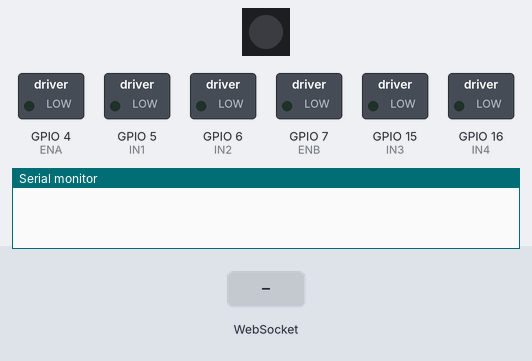
Recording of a sketch running on a simulated ESP32-S3. On the bench: 1 RGB LEDs in strip order, left to right, switched loads named in the sketch (green lamp = pin HIGH), the last lines printed to the serial monitor. The test bench sets the inputs (shaded band). Dim RGB values are drawn brighter than linear.

Above: at 0.0 s.
At 2.25 s:
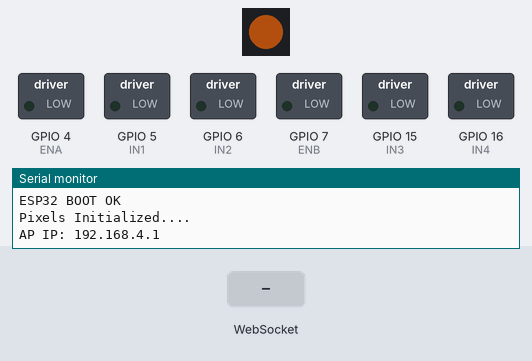
2.3 s: WebSocket text "#" received
5.3 s: WebSocket text "I" received
8.3 s: WebSocket text "1" received
Timing chart, 0 to 11.6 s (numbered marks = the images above; inputs shaded):
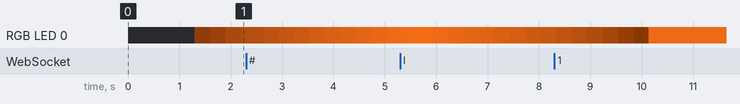

The sketch:

esp32-s3-wifi-car.ino
```cpp
#include <WiFi.h>
#include <AsyncTCP.h>
#include <ESPAsyncWebServer.h>
#include <Adafruit_NeoPixel.h>

/* ================= Motor Pins ================= */
#define ENA 4
#define IN1 5
#define IN2 6

#define ENB 7
#define IN3 15
#define IN4 16

int speedVal = 220;

/* ================= NeoPixel Config ================= */
#define NEOPIXEL_PIN 48
#define NUMPIXELS 1

Adafruit_NeoPixel pixels(NUMPIXELS, NEOPIXEL_PIN, NEO_GRB + NEO_KHZ800);

unsigned long pixelStartTime = 0;
bool pixelActive = false;
unsigned long pixelTimeout = 0;
bool pixelStartup = false;

bool fadeUp = true;
int pixelBrightness = 0;
unsigned long pixelInterval = 20;

const int lastPixel = NUMPIXELS - 1;

// blinknig the led

String ColorHash = "";
int brightness = 0;

// Head Light
bool enableLight = false;


/* ================= NeoPixel Functions ================= */
void setupPixels() {
  pixels.begin();
  Serial.println("Pixels Initialized....");
  pixelBrightness = 0;
  fadeUp = true;
  pixelStartTime = millis();
  pixelStartup = true;
}

void pixelStart() {

  if (!pixelStartup) return;

  if (millis() - pixelStartTime >= pixelInterval) {

    pixelStartTime = millis();
     pixels.setPixelColor(lastPixel, pixels.Color(252, 113, 25));
     pixels.setBrightness(pixelBrightness);
     pixels.show();

     if(fadeUp) {
      if(pixelBrightness >= 225) fadeUp = false;
      else {
        pixelBrightness++;
      }
     }

     else {
        if(pixelBrightness <= 0) {
          pixels.clear();
          pixels.show();
          pixelStartup = false;
        }

        else {
          pixelBrightness--;
        }
     }
  }
}

void updatePixel() {
  if(pixelActive && (millis() - pixelStartTime >= pixelTimeout)) {
    pixels.clear();
    pixels.show();
    pixelActive = false;
  }
}

void hexToRGB(String hex, uint8_t &r, uint8_t &g, uint8_t &b) {
  if (hex.startsWith("#")) hex = hex.substring(1); // remove #
  if (hex.length() != 6) { r = g = b = 0; return; } // invalid
  r = strtol(hex.substring(0,2).c_str(), nullptr, 16);
  g = strtol(hex.substring(2,4).c_str(), nullptr, 16);
  b = strtol(hex.substring(4,6).c_str(), nullptr, 16);
}


void setPixel (String color, int bright) {
  ColorHash = color;
  brightness = bright;
  pixelActive = true;
}


void showPixelIfActive () {
  if(pixelActive) {
  uint8_t r, g, b;
  hexToRGB(ColorHash, r, g, b);
  pixels.setPixelColor(0,pixels.Color(r, g, b));
  pixels.setBrightness(brightness);
  pixels.show();
  }
}

void stopPixelIfInActive() {
  if(!pixelActive) {
    pixels.clear();
    pixels.show();
  }
}

void stopPixels () {
  if(pixelActive) {
  pixelActive = false;
  }
}

void switchLight () {
  enableLight = !enableLight;
}

void headLightUp () {
  if(enableLight && !pixelActive) {
    pixels.setPixelColor(0, pixels.Color(252, 113, 25));
    pixels.setBrightness(200);
    pixels.show();
  }
}

void headLightDown () {
  if(!enableLight) {
    pixels.clear();
    pixels.show();
  }
}


/* ================= WiFi ================= */
const char* ssid = "Ruju's ESP32_CAR";
const char* password = "12345678";

/* ================= Web Server ================= */
AsyncWebServer server(80);
AsyncWebSocket ws("/ws");

/* ================= Dead-Man ================= */
unsigned long lastCmdTime = 0;
const unsigned long CMD_TIMEOUT = 300;
bool motorRunning = false;

/* ================= Motor Functions ================= */
void stopMotors() {
  ledcWrite(ENA, 0);
  ledcWrite(ENB, 0);

  digitalWrite(IN1, LOW);
  digitalWrite(IN2, LOW);
  digitalWrite(IN3, LOW);
  digitalWrite(IN4, LOW);

  motorRunning = false;
  stopPixels();
}

void forward() {
  setPixel("#FFFFFF", 100);
  digitalWrite(IN1, HIGH); digitalWrite(IN2, LOW);
  digitalWrite(IN3, HIGH); digitalWrite(IN4, LOW);
  ledcWrite(ENA, speedVal); ledcWrite(ENB, speedVal);
  motorRunning = true;
}

void backward() {
  setPixel("#FF0000", 100);
  digitalWrite(IN1, LOW); digitalWrite(IN2, HIGH);
  digitalWrite(IN3, LOW); digitalWrite(IN4, HIGH);
  ledcWrite(ENA, speedVal); ledcWrite(ENB, speedVal);
  motorRunning = true;
}

void left() {
  setPixel("#ff6214", 100);
  digitalWrite(IN1, LOW); digitalWrite(IN2, HIGH);
  digitalWrite(IN3, HIGH); digitalWrite(IN4, LOW);
  ledcWrite(ENA, speedVal); ledcWrite(ENB, speedVal);
  motorRunning = true;
}

void right() {
  setPixel("#ff6214", 100);
  digitalWrite(IN1, HIGH); digitalWrite(IN2, LOW);
  digitalWrite(IN3, LOW); digitalWrite(IN4, HIGH);
  ledcWrite(ENA, speedVal); ledcWrite(ENB, speedVal);
  motorRunning = true;
}

/* ================= WebSocket Handler ================= */
void onWsEvent(AsyncWebSocket *server,
               AsyncWebSocketClient *client,
               AwsEventType type,
               void *arg,
               uint8_t *data,
               size_t len) {

  if (type == WS_EVT_DATA && len > 0) {
    char cmd = data[0];
    lastCmdTime = millis();
    Serial.print("WS Command: ");
    Serial.println(cmd);

    switch (cmd) {
      case 'F': forward(); break;
      case 'B': backward(); break;
      case 'L': left(); break;
      case 'R': right(); break;
      case 'S': stopMotors(); break;
      case 'I': switchLight(); break;
      default : Serial.print("Unknown Command...."); break;
    }
  }
}


/* ================= Controll Page ================= */

const char index_html[] PROGMEM = R"rawliteral(
<!DOCTYPE html>
<html lang="en">
<head>
<meta name="viewport" content="width=device-width, initial-scale=1.0">
<title>ESP32 RC Car</title>

<style>
:root {
  --bg: #1b1b1b;
  --glow: #2fd6e8;
  --btn: #222;
  --text: #6fe7f2;
}

* {
  box-sizing: border-box;
}

body {
  margin: 0;
  background: var(--bg);
  color: var(--text);
  font-family: Arial, Helvetica, sans-serif;
  display: flex;
  justify-content: center;
  align-items: center;
  height: 100vh;
}

/* ---------- LAYOUT ---------- */
.container {
  width: 95%;
  max-width: 900px;
  display: grid;
  grid-template-columns: 1fr 1fr 1fr;
  align-items: center;
}

/* ---------- D-PAD ---------- */
.dpad {
  position: relative;
  width: 220px;
  height: 220px;
  border-radius: 50%;
  box-shadow: 0 0 25px var(--glow);
  margin: auto;
}

.dpad button {
  position: absolute;
  width: 70px;
  height: 70px;
  background: transparent;
  border: none;
  color: var(--glow);
  font-size: 42px;
  font-weight: bold;

  touch-action: none;
  user-select: none;

  display: flex;
  align-items: center;
  justify-content: center;
}

.dpad button:active {
  color: white;
  transform: scale(1.2);
}

/* Arrow symbols */
.up::before    { content: "F"; }
.down::before  { content: "B"; }
.left::before  { content: "L"; }
.right::before { content: "R"; }

.up    { top: 5px; left: 50%; transform: translateX(-50%); }
.down  { bottom: 5px; left: 50%; transform: translateX(-50%); }
.left  { left: 5px; top: 50%; transform: translateY(-50%); }
.right { right: 5px; top: 50%; transform: translateY(-50%); }

/* ---------- CENTER ---------- */
.center {
  text-align: center;
}

.slider {
  width: 80%;
}

.value {
  font-size: 22px;
  margin-bottom: 5px;
}

.action-btn {
  margin: 15px;
  padding: 15px 30px;
  background: var(--btn);
  border-radius: 12px;
  border: none;
  color: var(--glow);
  font-size: 18px;
  box-shadow: 0 0 15px var(--glow);

  touch-action: none;
  user-select: none;
}

.action-btn:active {
  transform: scale(1.1);
  color: white;
}

/* ---------- RIGHT CLUSTER ---------- */
.cluster {
  display: grid;
  grid-template-columns: repeat(3, 80px);
  grid-template-rows: repeat(3, 80px);
  gap: 15px;
  justify-content: center;
}

.cluster button {
  border-radius: 50%;
  border: none;
  background: var(--btn);
  color: var(--glow);
  font-size: 22px;
  font-weight: bold;
  box-shadow: 0 0 15px var(--glow);

  touch-action: none;
  user-select: none;

  display: flex;
  align-items: center;
  justify-content: center;
}

.cluster button:active {
  transform: scale(1.15);
  color: white;
  box-shadow: 0 0 25px white;
}

.cluster .f { grid-column: 2; }
.cluster .l { grid-column: 1; grid-row: 2; }
.cluster .r { grid-column: 3; grid-row: 2; }
.cluster .b { grid-column: 2; grid-row: 3; }

/* ---------- MOBILE ---------- */
@media (max-width: 768px) {
  .container {
    grid-template-columns: 1fr;
    gap: 30px;
  }
}
</style>
</head>

<body>
<div class="container">

  <!-- LEFT : D-PAD -->
  <div class="dpad">
    <button class="up"    ontouchstart="send('F')" ontouchend="send('S')"></button>
    <button class="down"  ontouchstart="send('B')" ontouchend="send('S')"></button>
    <button class="left"  ontouchstart="send('L')" ontouchend="send('S')"></button>
    <button class="right" ontouchstart="send('R')" ontouchend="send('S')"></button>
  </div>

  <!-- CENTER -->
  <div class="center">
    <div class="value" id="spd">50</div>
    <input class="slider" type="range" min="0" max="100" value="50"
           oninput="updateSpeed(this.value)">
    <div>Speed</div>

    <button class="action-btn" ontouchstart="send('H')">Horn</button>
    <button class="action-btn" ontouchstart="send('I')">Light</button>
  </div>

  <!-- RIGHT : CLUSTER -->
  <div class="cluster">
    <button class="f" ontouchstart="send('F')" ontouchend="send('S')">F</button>
    <button class="l" ontouchstart="send('L')" ontouchend="send('S')">L</button>
    <button class="r" ontouchstart="send('R')" ontouchend="send('S')">R</button>
    <button class="b" ontouchstart="send('B')" ontouchend="send('S')">B</button>
  </div>

</div>

<script>
let ws = new WebSocket("ws://" + location.host + "/ws");

function send(cmd) {
  if (ws.readyState === 1) {
    ws.send(cmd);
  }
}

function updateSpeed(v) {
  document.getElementById("spd").innerText = v;
  send("V" + v);
}
</script>
</body>
</html>
)rawliteral";


/* ================= Setup ================= */
void setup() {
  Serial.begin(115200);

  delay(1000);
  Serial.println("ESP32 BOOT OK");

  pinMode(IN1, OUTPUT); pinMode(IN2, OUTPUT);
  pinMode(IN3, OUTPUT); pinMode(IN4, OUTPUT);

  ledcAttach(ENA, 1000, 8);
  ledcAttach(ENB, 1000, 8);

  stopMotors();
  setupPixels(); // Initalized the NeoPixels

  WiFi.softAP(ssid, password);
  Serial.print("AP IP: ");
  Serial.println(WiFi.softAPIP());

  ws.onEvent(onWsEvent);
  server.addHandler(&ws);

  server.on("/", HTTP_GET, [](AsyncWebServerRequest *request) {
    request->send_P(200, "text/html", index_html);
  });

  server.begin();
}

/* ================= Loop ================= */
void loop() {
  // if (motorRunning && millis() - lastCmdTime > CMD_TIMEOUT) {
  //   stopMotors();
  // }
  pixelStart();

  if(!pixelStartup) {
  showPixelIfActive();
  stopPixelIfInActive();
  headLightUp();
  headLightDown();
  }
}
```
